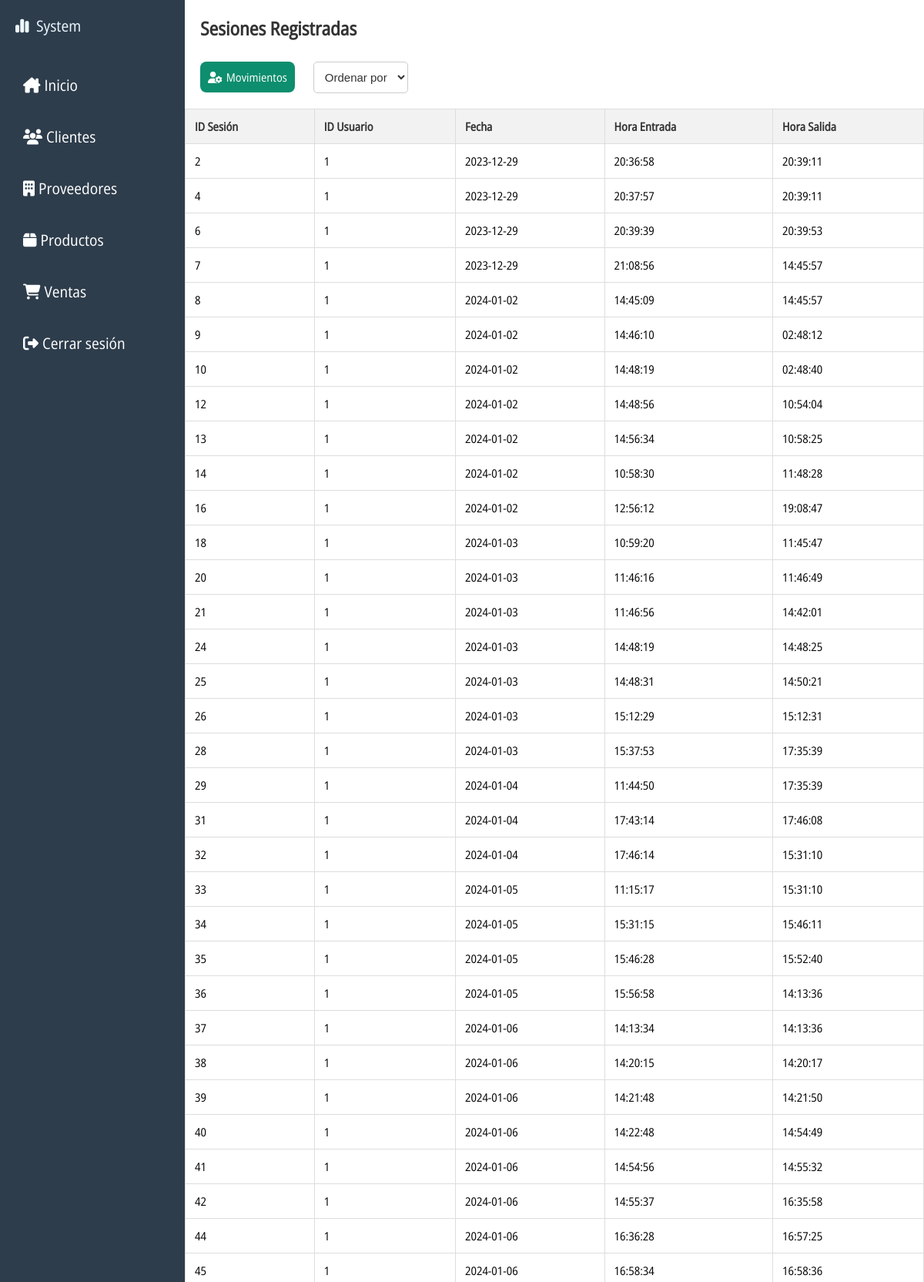
Page /sesiones.php (signed in, upper part) on the committed database.
### tables this page shows
CREATE TABLE `sesion` (
  `id_sesion` int(11) NOT NULL,
  `id_usuario` int(11) DEFAULT NULL,
  `fecha` date DEFAULT NULL,
  `hora_entrada` time DEFAULT NULL,
  `hora_salida` time DEFAULT NULL
);

### sesiones.php (the view, shortened to what this page needs)
<?php
include('conexion.php');
?>
<?php include("cabecera.php"); ?>
<body>
<?php include("lateral.php"); ?>
<section id="content-index">
<h1>Sesiones Registradas</h1>
<div class="botones">
<a href="movimientos.php"><i class="fa-solid fa-user-gear"></i>Movimientos</a>
<select name="ordenar">
    <option value="">Ordenar por</option>
</select>
</div>
<table class="table-user">
    <thead>
        <th>ID Sesión</th>
        <th>ID Usuario</th>
        <th>Fecha</th>
        <th>Hora Entrada</th>
        <th>Hora Salida</th>
    </thead>
    <tbody>
        <?php
        $sql = "SELECT * FROM sesion";
        $result = mysqli_query($con, $sql);
        if (!$result) {
            echo "Error en la consulta: " . mysqli_error($con);
        } else {
            while ($row = mysqli_fetch_array($result)) {
                echo "<tr>";
                echo "<td>" . $row['id_sesion'] . "</td>";
                echo "<td>" . $row['id_usuario'] . "</td>";
                echo "<td>" . $row['fecha'] . "</td>";
                echo "<td>" . $row['hora_entrada'] . "</td>";
                echo "<td>" . $row['hora_salida'] . "</td>";
                echo "</tr>";
            }
        }
        ?>
    </tbody>
</table>
</section>
</div>
</body>
</html>

### css/estilo.css (style rules this page uses)
* { margin: 0px; padding: 0px; }
#content-index { background-color: white; grid-area: content-index; overflow-y: auto; }
#content-index h1 { font-family: OpenSans; color: #333; margin: 20px; display: inline-block; }
.table-user { font-family: OpenSans; font-size: 15px; border-collapse: collapse; width: 100%; margin: 20px 0; overflow-y: auto; max-height: calc(100vh - 40px); }
.table-user th, .table-user td { padding: 12px; border: 1px solid #ddd; text-align: left; }
.table-user th { background-color: #f2f2f2; color: #333; }
.botones a { font-family: OpenSans; color: white; background-color:#0D8E6E ; padding: 10px; text-decoration: none; border-radius: 8px; font-size: 15px; margin-left: 20px; }
.botones a i { margin-right: 5px; margin-top:20px; margin-bottom: 10px; }
select { padding: 10px; font-size: 15px; border: 1px solid #ccc; border-radius: 5px; background-color: #fff; color: #333; margin-left: 20px; }
select option { background-color: #fff; color: #333; }

### rows in the picture
sesion: id_sesion "2", id_usuario "1", fecha "2023-12-29", hora_entrada "20:36:58", hora_salida "20:39:11"
sesion: id_sesion "4", id_usuario "1", fecha "2023-12-29", hora_entrada "20:37:57", hora_salida "20:39:11"
sesion: id_sesion "6", id_usuario "1", fecha "2023-12-29", hora_entrada "20:39:39", hora_salida "20:39:53"
sesion: id_sesion "7", id_usuario "1", fecha "2023-12-29", hora_entrada "21:08:56", hora_salida "14:45:57"
sesion: id_sesion "8", id_usuario "1", fecha "2024-01-02", hora_entrada "14:45:09", hora_salida "14:45:57"
sesion: id_sesion "9", id_usuario "1", fecha "2024-01-02", hora_entrada "14:46:10", hora_salida "02:48:12"
sesion: id_sesion "10", id_usuario "1", fecha "2024-01-02", hora_entrada "14:48:19", hora_salida "02:48:40"
sesion: id_sesion "12", id_usuario "1", fecha "2024-01-02", hora_entrada "14:48:56", hora_salida "10:54:04"
sesion: id_sesion "13", id_usuario "1", fecha "2024-01-02", hora_entrada "14:56:34", hora_salida "10:58:25"
sesion: id_sesion "14", id_usuario "1", fecha "2024-01-02", hora_entrada "10:58:30", hora_salida "11:48:28"
sesion: id_sesion "16", id_usuario "1", fecha "2024-01-02", hora_entrada "12:56:12", hora_salida "19:08:47"
sesion: id_sesion "18", id_usuario "1", fecha "2024-01-03", hora_entrada "10:59:20", hora_salida "11:45:47"
sesion: id_sesion "20", id_usuario "1", fecha "2024-01-03", hora_entrada "11:46:16", hora_salida "11:46:49"
sesion: id_sesion "21", id_usuario "1", fecha "2024-01-03", hora_entrada "11:46:56", hora_salida "14:42:01"
sesion: id_sesion "24", id_usuario "1", fecha "2024-01-03", hora_entrada "14:48:19", hora_salida "14:48:25"
sesion: id_sesion "25", id_usuario "1", fecha "2024-01-03", hora_entrada "14:48:31", hora_salida "14:50:21"
sesion: id_sesion "26", id_usuario "1", fecha "2024-01-03", hora_entrada "15:12:29", hora_salida "15:12:31"
sesion: id_sesion "28", id_usuario "1", fecha "2024-01-03", hora_entrada "15:37:53", hora_salida "17:35:39"
sesion: id_sesion "29", id_usuario "1", fecha "2024-01-04", hora_entrada "11:44:50", hora_salida "17:35:39"
sesion: id_sesion "31", id_usuario "1", fecha "2024-01-04", hora_entrada "17:43:14", hora_salida "17:46:08"
sesion: id_sesion "32", id_usuario "1", fecha "2024-01-04", hora_entrada "17:46:14", hora_salida "15:31:10"
sesion: id_sesion "33", id_usuario "1", fecha "2024-01-05", hora_entrada "11:15:17", hora_salida "15:31:10"
sesion: id_sesion "34", id_usuario "1", fecha "2024-01-05", hora_entrada "15:31:15", hora_salida "15:46:11"
sesion: id_sesion "35", id_usuario "1", fecha "2024-01-05", hora_entrada "15:46:28", hora_salida "15:52:40"
sesion: id_sesion "36", id_usuario "1", fecha "2024-01-05", hora_entrada "15:56:58", hora_salida "14:13:36"
sesion: id_sesion "37", id_usuario "1", fecha "2024-01-06", hora_entrada "14:13:34", hora_salida "14:13:36"
sesion: id_sesion "38", id_usuario "1", fecha "2024-01-06", hora_entrada "14:20:15", hora_salida "14:20:17"
sesion: id_sesion "39", id_usuario "1", fecha "2024-01-06", hora_entrada "14:21:48", hora_salida "14:21:50"
sesion: id_sesion "40", id_usuario "1", fecha "2024-01-06", hora_entrada "14:22:48", hora_salida "14:54:49"
sesion: id_sesion "41", id_usuario "1", fecha "2024-01-06", hora_entrada "14:54:56", hora_salida "14:55:32"
sesion: id_sesion "42", id_usuario "1", fecha "2024-01-06", hora_entrada "14:55:37", hora_salida "16:35:58"
sesion: id_sesion "44", id_usuario "1", fecha "2024-01-06", hora_entrada "16:36:28", hora_salida "16:57:25"
sesion: id_sesion "45", id_usuario "1", fecha "2024-01-06", hora_entrada "16:58:34", hora_salida "16:58:36"
